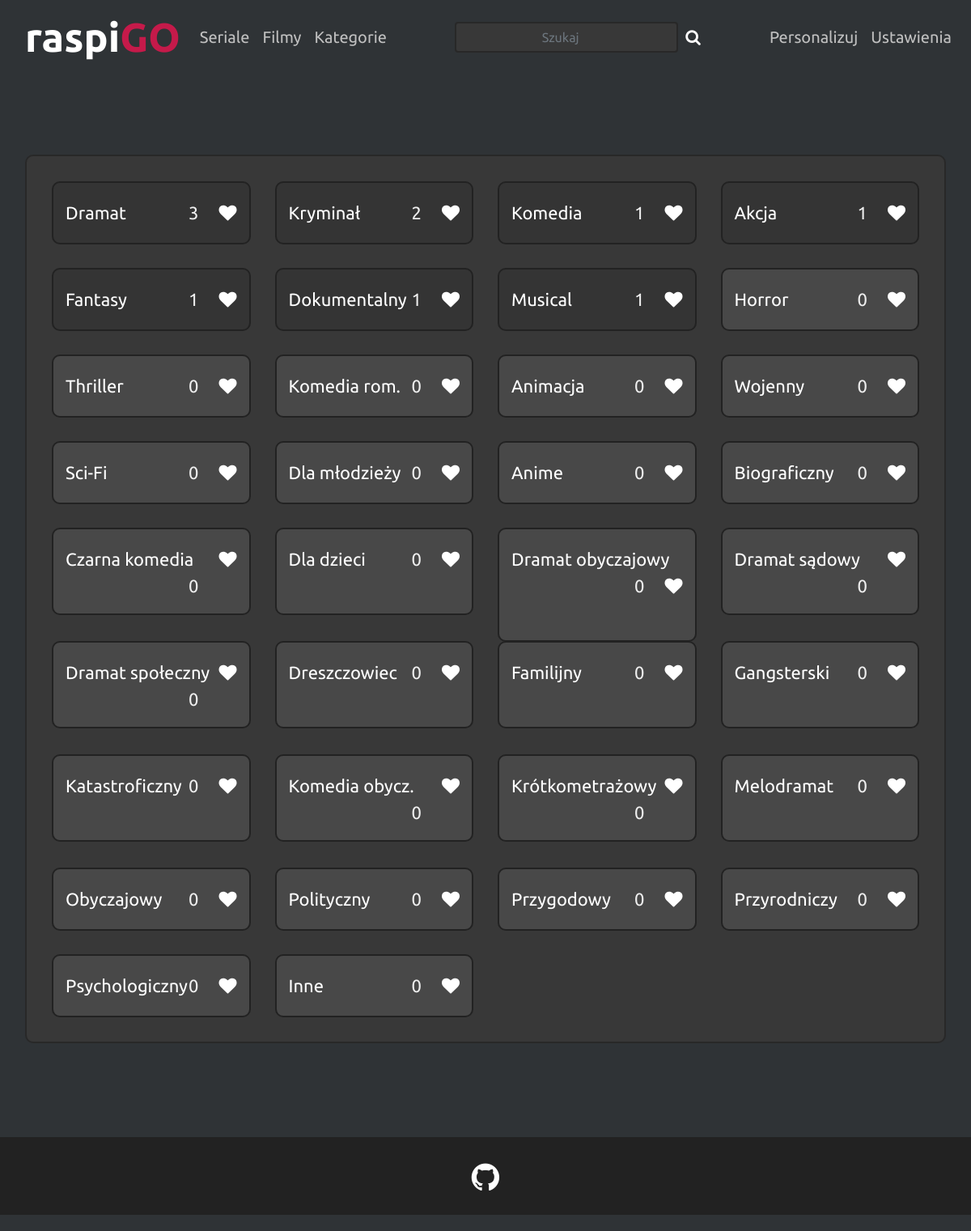
Page /categories/ on the committed database.
### app/models.py (models this page shows)
class Category(db.Model):
	data = ['Komedia', 'Horror', 'Thriller', 'Komedia rom.', 'Animacja', 'Wojenny',
					'Sci-Fi', 'Akcja', 'Dla młodzieży', 'Kryminał', 'Fantasy',
					'Anime', 'Biograficzny', 'Czarna komedia',
					'Dla dzieci', 'Dokumentalny', 'Dramat', 'Dramat obyczajowy',
					'Dramat sądowy', 'Dramat społeczny', 'Dreszczowiec', 'Familijny', 'Gangsterski',
					'Katastroficzny', 'Komedia obycz.', 'Krótkometrażowy', 'Melodramat', 'Musical',
					'Obyczajowy', 'Polityczny', 'Przygodowy', 'Przyrodniczy', 'Psychologiczny', 'Inne']
	__tablename__ = 'categories'
	id = db.Column(db.Integer, primary_key=True)
	name = db.Column(db.String(40), unique=True, nullable=False)

### app/main/views.py (the view)
@main.route('/categories/')
def list_categories():
	user = User.query.filter_by(id=session['current_user']).first()
	categories = Category.query.all()
	if not categories:
		return render_template('cat.html', categories=[])
	for c in Category.query.all():
		if(not current_app.config['SHOW_EMPTY_CATEGORIES'] and not c.Movies and not c.Series):
			categories.remove(c)
		if c in user.cats:
			c.followed = True
		else:
			c.followed = False
		c.count = len(c.Movies + c.Series)
	categories.sort(reverse=True, key=(lambda x : x.count))
	return render_template('cat.html', categories=categories)

### app/main/forms.py
class SearchBarForm(FlaskForm):
	submit_value = Markup('<span class="fa fa-search"></span>')
	searchString = StringField()
	submit = SubmitField(submit_value)

### app/main/views.py (called while the page is built)
@main.before_request
def before_request():
	if not current_app.config['ALLOW_USERS']:
		session['current_user'] = 1
	if (session.get('current_user', None) and session['current_user']==1 and current_app.config['ALLOW_USERS']
		and request.path not in ('/', '/config/') and not re.findall('/userlogin/[0-9]', request.path)):
		flash('Wybierz konto użytkownika lub je wyłącz aby kontynuować')
		return redirect(url_for('.index'))

### raspigo.py (called while the page is built)
@app.context_processor
def inject_forms():
    try:
        cur_user = User.query.filter_by(id=session['current_user']).first()
    except:
        cur_user = None
    return dict(sbform=SearchBarForm(), current_user=cur_user)

### app/templates/cat.html
{% extends "base.html" %}
{% block head %}
{{ super() }}
<link rel="stylesheet" href="{{ url_for('static', filename='style/list.css') }}">
<link rel="stylesheet" href="{{ url_for('static', filename='style/cat.css') }}">
{% endblock %}
{% block content %}
    <div class="row section m-sm-3 p-sm-3">
    {% for category in categories %}
    <div class="col-sm-12 col-xl-3"><a href="{{ url_for('.show_list', string=category.name) }}">
        <div class="element card card-block {{ 'count-0' if not category.count }}">
        {{ category.name }}  <div class="follow"><a href="{{ url_for('.follow_category', id=category.id) }}">
            <i class="fa fa-heart {{ 'ds' if category.followed else 'en' }}"></i></a></div>
        <div class="count">{{ category.count }}</div>
    </div></a></div>
    {% endfor %}
    </div>
{% endblock %}

### app/templates/base.html (shortened to what this page needs)
<!DOCTYPE html>
<html lang="pl">
<head>
  {% block head %}
     <link rel="stylesheet" href="https://stackpath.bootstrapcdn.com/bootstrap/4.4.1/css/bootstrap.min.css">
     <link rel="stylesheet" href="{{ url_for('static', filename='style/base.css') }}">
  <link rel="stylesheet" href="https://cdnjs.cloudflare.com/ajax/libs/font-awesome/4.7.0/css/font-awesome.min.css">
  {% endblock %}
</head>
<body>
    <nav class="navbar navbar-expand-xl navbar-dark bg-dark sticky-top">
        <a class="navbar-brand" href="{{ url_for('.home') }}">raspi<span style="color:#C51A4A">GO</span></a>
        <div class="collapse navbar-collapse" id="navbarSupportedContent">
          <ul class="navbar-nav mr-auto">
            <li class="nav-item">
              <a class="nav-link" href="{{ url_for('.show_list', string='seriale') }}">Seriale </a>
            </li>
            <li class="nav-item">
              <a class="nav-link" href="{{ url_for('.show_list', string='filmy') }}">Filmy</a>
            </li>
            {% if current_user.cats|length %}
            <li class="nav-item dropdown menu-cat">
              <a class="nav-link dropdown-toggle" href="#" id="navbarDropdown" role="button" data-toggle="dropdown" aria-haspopup="true" aria-expanded="false">
                Kategorie
              </a>
              <div class="dropdown-menu" aria-labelledby="navbarDropdown">
                {% for cat in current_user.cats %}
                <a class="dropdown-item" href="{{ url_for('.show_list', string=cat.name) }}">{{ cat.name }}</a>
                {% endfor %}
                <div class="dropdown-divider"></div>
                <a class="dropdown-item" href="{{ url_for('.list_categories') }}">Przeglądaj</a>
              </div>
            </li>
            {% else %}
            <li class="nav-item">
              <a class="nav-link" href="{{ url_for('.list_categories') }}">Kategorie</a>
            </li>
            {% endif %}
          </ul>
          <form method="POST" action="/list/search" class="form-inline my-2 my-lg-0 mx-auto">{{ sbform.hidden_tag() }}
            {{ sbform.searchString(class="form-control mr-sm-2", type="search", placeholder="Szukaj") }}
            <button type="submit" class="btn btn-search">
              <i class="fa fa-search"></i>
          </button></span>
          </form>
          <ul class="navbar-nav ml-auto">
            {% if current_user.id!=1 %}
          <li class="nav-item dropdown dropleft">
            <a class="nav-link dropdown-toggle" href="#" id="navbarDropdown" role="button" data-toggle="dropdown" aria-haspopup="true" aria-expanded="false">
              <img src="{{ url_for('static', filename='img/avatars/'+ current_user.picture + '.png') }}">
            </a>
            <div class="dropdown-menu" aria-labelledby="navbarDropdown">
              <span class="dropdown-item profile-header">{{current_user.username}} </span>
              <div class="dropdown-divider"></div>
              <a class="dropdown-item" href="{{ url_for('.user_config') }}">Personalizuj</a>
              <a class="dropdown-item" href="{{ url_for('.index') }}">Wybór profilu</a>
              <div class="dropdown-divider"></div>
              <a class="dropdown-item" href="{{ url_for('.config') }}">Ustawienia</a>
            </div>
          </li>
            {% else %}
            <a class="nav-link" href="{{ url_for('.user_config') }}">Personalizuj</a>
            <a class="nav-link" href="{{ url_for('.config') }}">Ustawienia</a>
            {% endif %}
        </ul>
        </div>
      </nav>
      <div class="container-fluid">
            {% block content %}
            {% endblock %}
        <div class="row">
          <div class="footer col-sm-12">
            <a href="https://github.com/kuna728/raspigo"><i class="fa fa-github"></i></a>
          </div>
        </div>
      </div>
</body>
</html>

### app/static/style/base.css (style rules this page uses)
body { background-color: #2F3336; color: #efefef; font-family: 'Ubuntu', sans-serif; font-size: 17px; overflow-x: hidden; }
.navbar-brand { font-weight: 700; font-size: 50px; margin-left: 15px; padding: 0; color: white !important; }
.navbar { background-color:#2F3336 !important; color: white !important; }
.nav-link { color: #C0C0C0 !important; font-size: 20px; }
.form-control { color: white !important; background-color: #383838; border: 2px solid #282828;; text-align: center; }
.sticky-top { transition: all 0.3s ease-in; }
.section a { text-decoration: none; color: white; }
.footer { margin-top: auto; padding-top: 20px; background-color: #222; text-align: center; margin-top: 100px; font-size: 40px; }
.footer a { color: white; }
.container-fluid { min-height: 100%; }
.btn-search { color: white; font-size: 20px; padding: 0; }

### app/static/style/list.css (style rules this page uses)
.section { background-color: #383838; border: 2px solid #282828; border-radius: 10px; margin-top: 100px !important; }
.element { background-color: #343434; border: 2px solid #222; border-radius: 10px; padding: 15px; padding-bottom: 0px; margin-bottom: 15px; margin-top: 15px; transition: all 0.3s ease-in-out; height: 90%; min-height: fit-content; padding-bottom: 3%; width: 100%; }

### app/static/style/cat.css (style rules this page uses)
.element { font-size: 22px; padding-top: 20px; padding-bottom: 0px !important; display: inline-block; }
.count-0 { background-color: #484848 !important; }
.col-sm-12 { margin-bottom: 20px; }
.follow { float: right; height: 100%; font-size: 22px; }
.count { float:right; padding-right: 25px; }
.en { color: white; }

### rows in the picture
Category: name "Dramat", count "3"
Category: name "Kryminał", count "2"
Category: name "Komedia", count "1"
Category: name "Akcja", count "1"
Category: name "Fantasy", count "1"
Category: name "Dokumentalny", count "1"
Category: name "Musical", count "1"
Category: name "Horror", count "0"
Category: name "Thriller", count "0"
Category: name "Komedia rom.", count "0"
Category: name "Animacja", count "0"
Category: name "Wojenny", count "0"
Category: name "Sci-Fi", count "0"
Category: name "Dla młodzieży", count "0"
Category: name "Anime", count "0"
Category: name "Biograficzny", count "0"
Category: name "Czarna komedia", count "0"
Category: name "Dla dzieci", count "0"
Category: name "Dramat obyczajowy", count "0"
Category: name "Dramat sądowy", count "0"
Category: name "Dramat społeczny", count "0"
Category: name "Dreszczowiec", count "0"
Category: name "Familijny", count "0"
Category: name "Gangsterski", count "0"
Category: name "Katastroficzny", count "0"
Category: name "Komedia obycz.", count "0"
Category: name "Krótkometrażowy", count "0"
Category: name "Melodramat", count "0"
Category: name "Obyczajowy", count "0"
Category: name "Polityczny", count "0"
Category: name "Przygodowy", count "0"
Category: name "Przyrodniczy", count "0"
Category: name "Psychologiczny", count "0"
Category: name "Inne", count "0"
